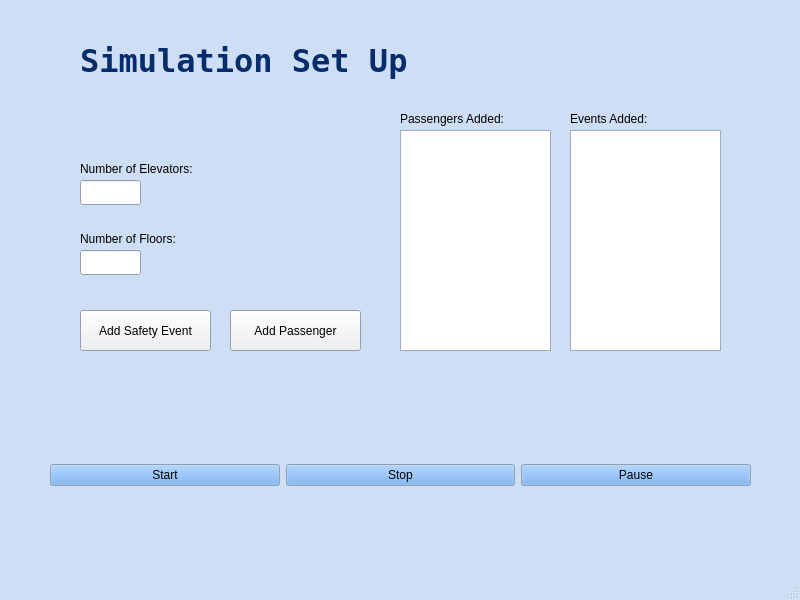
<?xml version="1.0" encoding="UTF-8"?>
<ui version="4.0">
 <class>MainWindow</class>
 <widget class="QMainWindow" name="MainWindow">
  <property name="geometry">
   <rect>
    <x>0</x>
    <y>0</y>
    <width>800</width>
    <height>600</height>
   </rect>
  </property>
  <property name="palette">
   <palette>
    <active>
     <colorrole role="Base">
      <brush brushstyle="SolidPattern">
       <color alpha="255">
        <red>255</red>
        <green>255</green>
        <blue>255</blue>
       </color>
      </brush>
     </colorrole>
     <colorrole role="Window">
      <brush brushstyle="SolidPattern">
       <color alpha="255">
        <red>206</red>
        <green>223</green>
        <blue>245</blue>
       </color>
      </brush>
     </colorrole>
    </active>
    <inactive>
     <colorrole role="Base">
      <brush brushstyle="SolidPattern">
       <color alpha="255">
        <red>255</red>
        <green>255</green>
        <blue>255</blue>
       </color>
      </brush>
     </colorrole>
     <colorrole role="Window">
      <brush brushstyle="SolidPattern">
       <color alpha="255">
        <red>206</red>
        <green>223</green>
        <blue>245</blue>
       </color>
      </brush>
     </colorrole>
    </inactive>
    <disabled>
     <colorrole role="Base">
      <brush brushstyle="SolidPattern">
       <color alpha="255">
        <red>206</red>
        <green>223</green>
        <blue>245</blue>
       </color>
      </brush>
     </colorrole>
     <colorrole role="Window">
      <brush brushstyle="SolidPattern">
       <color alpha="255">
        <red>206</red>
        <green>223</green>
        <blue>245</blue>
       </color>
      </brush>
     </colorrole>
    </disabled>
   </palette>
  </property>
  <property name="windowTitle">
   <string>Elevator Simulation</string>
  </property>
  <widget class="QWidget" name="centralwidget">
   <widget class="QWidget" name="horizontalLayoutWidget">
    <property name="geometry">
     <rect>
      <x>50</x>
      <y>440</y>
      <width>701</width>
      <height>71</height>
     </rect>
    </property>
    <layout class="QHBoxLayout" name="horizontalLayout">
     <item>
      <widget class="QPushButton" name="start_btn">
       <property name="palette">
        <palette>
         <active>
          <colorrole role="Button">
           <brush brushstyle="SolidPattern">
            <color alpha="255">
             <red>98</red>
             <green>160</green>
             <blue>234</blue>
            </color>
           </brush>
          </colorrole>
         </active>
         <inactive>
          <colorrole role="Button">
           <brush brushstyle="SolidPattern">
            <color alpha="255">
             <red>98</red>
             <green>160</green>
             <blue>234</blue>
            </color>
           </brush>
          </colorrole>
         </inactive>
         <disabled>
          <colorrole role="Button">
           <brush brushstyle="SolidPattern">
            <color alpha="255">
             <red>98</red>
             <green>160</green>
             <blue>234</blue>
            </color>
           </brush>
          </colorrole>
         </disabled>
        </palette>
       </property>
       <property name="text">
        <string>Start</string>
       </property>
      </widget>
     </item>
     <item>
      <widget class="QPushButton" name="stop_btn">
       <property name="palette">
        <palette>
         <active>
          <colorrole role="Button">
           <brush brushstyle="SolidPattern">
            <color alpha="255">
             <red>98</red>
             <green>160</green>
             <blue>234</blue>
            </color>
           </brush>
          </colorrole>
         </active>
         <inactive>
          <colorrole role="Button">
           <brush brushstyle="SolidPattern">
            <color alpha="255">
             <red>98</red>
             <green>160</green>
             <blue>234</blue>
            </color>
           </brush>
          </colorrole>
         </inactive>
         <disabled>
          <colorrole role="Button">
           <brush brushstyle="SolidPattern">
            <color alpha="255">
             <red>98</red>
             <green>160</green>
             <blue>234</blue>
            </color>
           </brush>
          </colorrole>
         </disabled>
        </palette>
       </property>
       <property name="text">
        <string>Stop</string>
       </property>
      </widget>
     </item>
     <item>
      <widget class="QPushButton" name="pause_btn">
       <property name="palette">
        <palette>
         <active>
          <colorrole role="Button">
           <brush brushstyle="SolidPattern">
            <color alpha="255">
             <red>98</red>
             <green>160</green>
             <blue>234</blue>
            </color>
           </brush>
          </colorrole>
         </active>
         <inactive>
          <colorrole role="Button">
           <brush brushstyle="SolidPattern">
            <color alpha="255">
             <red>98</red>
             <green>160</green>
             <blue>234</blue>
            </color>
           </brush>
          </colorrole>
         </inactive>
         <disabled>
          <colorrole role="Button">
           <brush brushstyle="SolidPattern">
            <color alpha="255">
             <red>98</red>
             <green>160</green>
             <blue>234</blue>
            </color>
           </brush>
          </colorrole>
         </disabled>
        </palette>
       </property>
       <property name="text">
        <string>Pause</string>
       </property>
      </widget>
     </item>
    </layout>
   </widget>
   <widget class="QLineEdit" name="num_elevators">
    <property name="geometry">
     <rect>
      <x>80</x>
      <y>180</y>
      <width>61</width>
      <height>25</height>
     </rect>
    </property>
   </widget>
   <widget class="QLabel" name="num_elevators_label">
    <property name="geometry">
     <rect>
      <x>80</x>
      <y>160</y>
      <width>141</width>
      <height>17</height>
     </rect>
    </property>
    <property name="text">
     <string>Number of Elevators:</string>
    </property>
   </widget>
   <widget class="QLineEdit" name="num_floors">
    <property name="geometry">
     <rect>
      <x>80</x>
      <y>250</y>
      <width>61</width>
      <height>25</height>
     </rect>
    </property>
   </widget>
   <widget class="QLabel" name="num_floors_label">
    <property name="geometry">
     <rect>
      <x>80</x>
      <y>230</y>
      <width>131</width>
      <height>17</height>
     </rect>
    </property>
    <property name="text">
     <string>Number of Floors:</string>
    </property>
   </widget>
   <widget class="QPushButton" name="add_event">
    <property name="geometry">
     <rect>
      <x>80</x>
      <y>310</y>
      <width>131</width>
      <height>41</height>
     </rect>
    </property>
    <property name="text">
     <string>Add Safety Event</string>
    </property>
   </widget>
   <widget class="QPushButton" name="add_passenger">
    <property name="geometry">
     <rect>
      <x>230</x>
      <y>310</y>
      <width>131</width>
      <height>41</height>
     </rect>
    </property>
    <property name="text">
     <string>Add Passenger</string>
    </property>
   </widget>
   <widget class="QLabel" name="label_3">
    <property name="geometry">
     <rect>
      <x>80</x>
      <y>30</y>
      <width>371</width>
      <height>61</height>
     </rect>
    </property>
    <property name="palette">
     <palette>
      <active>
       <colorrole role="WindowText">
        <brush brushstyle="SolidPattern">
         <color alpha="255">
          <red>6</red>
          <green>45</green>
          <blue>107</blue>
         </color>
        </brush>
       </colorrole>
       <colorrole role="Text">
        <brush brushstyle="SolidPattern">
         <color alpha="255">
          <red>0</red>
          <green>0</green>
          <blue>0</blue>
         </color>
        </brush>
       </colorrole>
       <colorrole role="PlaceholderText">
        <brush brushstyle="SolidPattern">
         <color alpha="128">
          <red>6</red>
          <green>45</green>
          <blue>107</blue>
         </color>
        </brush>
       </colorrole>
      </active>
      <inactive>
       <colorrole role="WindowText">
        <brush brushstyle="SolidPattern">
         <color alpha="255">
          <red>6</red>
          <green>45</green>
          <blue>107</blue>
         </color>
        </brush>
       </colorrole>
       <colorrole role="Text">
        <brush brushstyle="SolidPattern">
         <color alpha="255">
          <red>0</red>
          <green>0</green>
          <blue>0</blue>
         </color>
        </brush>
       </colorrole>
       <colorrole role="PlaceholderText">
        <brush brushstyle="SolidPattern">
         <color alpha="128">
          <red>6</red>
          <green>45</green>
          <blue>107</blue>
         </color>
        </brush>
       </colorrole>
      </inactive>
      <disabled>
       <colorrole role="WindowText">
        <brush brushstyle="SolidPattern">
         <color alpha="255">
          <red>190</red>
          <green>190</green>
          <blue>190</blue>
         </color>
        </brush>
       </colorrole>
       <colorrole role="Text">
        <brush brushstyle="SolidPattern">
         <color alpha="255">
          <red>190</red>
          <green>190</green>
          <blue>190</blue>
         </color>
        </brush>
       </colorrole>
       <colorrole role="PlaceholderText">
        <brush brushstyle="SolidPattern">
         <color alpha="128">
          <red>0</red>
          <green>0</green>
          <blue>0</blue>
         </color>
        </brush>
       </colorrole>
      </disabled>
     </palette>
    </property>
    <property name="font">
     <font>
      <family>DejaVu Sans Mono</family>
      <pointsize>24</pointsize>
      <weight>75</weight>
      <bold>true</bold>
     </font>
    </property>
    <property name="text">
     <string>Simulation Set Up</string>
    </property>
   </widget>
   <widget class="QTextBrowser" name="textBrowser">
    <property name="geometry">
     <rect>
      <x>400</x>
      <y>130</y>
      <width>151</width>
      <height>221</height>
     </rect>
    </property>
   </widget>
   <widget class="QTextBrowser" name="textBrowser_2">
    <property name="geometry">
     <rect>
      <x>570</x>
      <y>130</y>
      <width>151</width>
      <height>221</height>
     </rect>
    </property>
   </widget>
   <widget class="QLabel" name="label">
    <property name="geometry">
     <rect>
      <x>400</x>
      <y>110</y>
      <width>141</width>
      <height>17</height>
     </rect>
    </property>
    <property name="text">
     <string>Passengers Added:</string>
    </property>
   </widget>
   <widget class="QLabel" name="label_2">
    <property name="geometry">
     <rect>
      <x>570</x>
      <y>110</y>
      <width>141</width>
      <height>17</height>
     </rect>
    </property>
    <property name="text">
     <string>Events Added: </string>
    </property>
   </widget>
  </widget>
  <widget class="QStatusBar" name="statusbar"/>
 </widget>
 <resources/>
 <connections/>
</ui>
